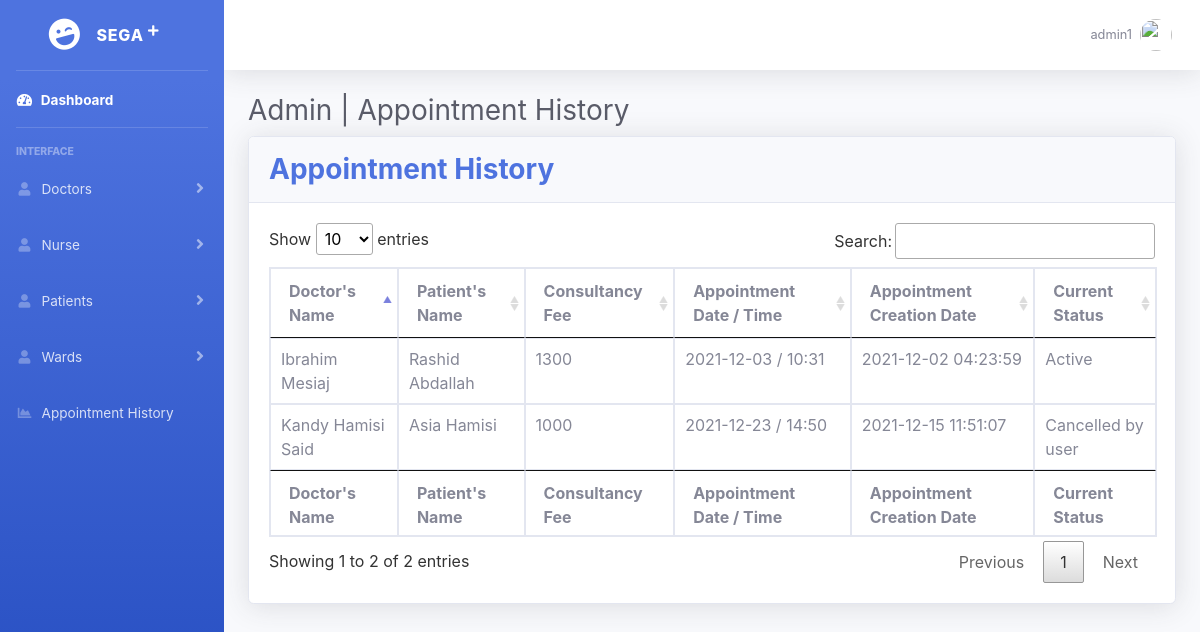
Screenshot of /admin/dashboard/appointment-his.php (signed in) with the database file from the repository.
### tables this page shows
CREATE TABLE `appointments` (
  `id` int(11) NOT NULL,
  `docspec` varchar(255) NOT NULL,
  `doc_id` int(11) NOT NULL,
  `user_id` int(11) NOT NULL,
  `cons_fees` int(11) NOT NULL,
  `appointment_date` varchar(255) NOT NULL,
  `appointment_time` varchar(255) NOT NULL,
  `posting_Date` timestamp NOT NULL DEFAULT current_timestamp(),
  `user_delete` int(11) NOT NULL,
  `doctor_delete` int(11) NOT NULL,
  `updation_date` timestamp NOT NULL DEFAULT '0000-00-00 00:00:00' ON UPDATE current_timestamp()
);

CREATE TABLE `doctors` (
  `id` int(11) NOT NULL,
  `specialization_id` int(255) NOT NULL,
  `DocName` varchar(255) NOT NULL,
  `Address` varchar(255) NOT NULL,
  `Fees` int(11) NOT NULL,
  `Phone` varchar(255) NOT NULL,
  `Email` varchar(255) NOT NULL,
  `PassCode` varchar(255) NOT NULL,
  `CreateDate` timestamp NOT NULL DEFAULT current_timestamp(),
  `UpdationDate` timestamp NOT NULL DEFAULT '0000-00-00 00:00:00' ON UPDATE current_timestamp()
);

CREATE TABLE `users` (
  `id` int(11) NOT NULL,
  `Fullname` varchar(255) NOT NULL,
  `User_address` varchar(255) NOT NULL,
  `City` varchar(255) NOT NULL,
  `Gender` varchar(255) NOT NULL,
  `Email` varchar(255) NOT NULL,
  `PassCode` varchar(255) NOT NULL,
  `Age` int(11) NOT NULL,
  `RegDate` timestamp NOT NULL DEFAULT current_timestamp(),
  `UpdationDate` timestamp NULL DEFAULT '0000-00-00 00:00:00'
);

### admin/dashboard/appointment-his.php (the view, shortened to what this page needs)
<!DOCTYPE html>
<html lang="en">
<head>
    <link rel="stylesheet" href="vendor/DataTable/DataTables-1.10.25/css/jquery.dataTables.css">
    <link href="vendor/fontawesome-free/css/all.min.css" rel="stylesheet" type="text/css">
    <link href="css/sb-admin-2.min.css" rel="stylesheet">
    <link href="css/sb-admin-2.css" rel="stylesheet">
</head>
<body id="page-top">
    <div id="wrapper">
        <?php include_once "partials/sidebar.php"; ?>
        <div id="content-wrapper" class="d-flex flex-column">
            <div id="content">
                <?php include_once "partials/navbar.php"; ?>
                <div class="container-fluid">
                    <h1 class="h3 mb-2 text-gray-800">Admin | Appointment History</h1>
                    <div class="card shadow mb-4">
                        <div class="card-header py-3">
                            <h3 class="m-0 font-weight-bold text-primary">Appointment History</h3>
                        </div>
                        <div class="card-body">
                            <div class="table-repsonsive">
                                <table class="table table-bordered" id="dataTable" width="100%" cellspacing="0">
                                    <thead>
                                        <tr>
                                            <th>Doctor's Name</th>
                                            <th>Patient's Name</th>
                                            <th>Consultancy Fee</th>
                                            <th>Appointment Date / Time</th>
                                            <th>Appointment Creation Date</th>
                                            <th>Current Status</th>
                                        </tr>
                                    </thead>
                                    <tfoot>
                                        <tr>
                                            <th>Doctor's Name</th>
                                            <th>Patient's Name</th>
                                            <th>Consultancy Fee</th>
                                            <th>Appointment Date / Time</th>
                                            <th>Appointment Creation Date</th>
                                            <th>Current Status</th>
                                        </tr>
                                    </tfoot>
                                    <tbody>
                                        <?php
                                            $sql = "SELECT * FROM appointments";
                                            $result = mysqli_query($mysqli, $sql);
                                        ?>
                                        <?php while($myRow = mysqli_fetch_assoc($result)): ?>
                                            <?php
                                                $docSel = "SELECT DocName from doctors WHERE id={$myRow['doc_id']}";
                                                $docres = mysqli_query($mysqli, $docSel);
                                                $docRow = mysqli_fetch_assoc($docres);
                                                $docname = $docRow['DocName'];
                                                $selUser = "SELECT * FROM users WHERE id={$myRow['user_id']}";
                                                $run = mysqli_query($mysqli, $selUser);
                                                $useRow = mysqli_fetch_assoc($run);
                                                if ($myRow['user_delete'] == 0) {
                                                    $currStat = "Active";
                                                }else if($myRow['user_delete'] == 1){
                                                    $currStat = "Cancelled by user";
                                                }else if($formatted > $formatapp){
                                                    $currStat = "Fullfilled";
                                                }else{
                                                    $currStat = "Error";
                                                }
                                            ?>
                                            <tr>
                                                <td><?php echo $docname; ?></td>
                                                <td><?php echo $useRow['Fullname']; ?></td>
                                                <td><?php echo $myRow['cons_fees']; ?></td>
                                                <td><?php echo $myRow['appointment_date']. " / ". $myRow['appointment_time']; ?></td>
                                                <td><?php echo $myRow['posting_Date']; ?></td>
                                                <td><?php echo $currStat; ?></td>
                                            </tr>
                                        <?php endwhile; ?>
                                    </tbody>
                                </table>
                            </div>
                        </div>
                    </div>
                </div>
            </div>
        </div>
    </div>
</body>
</html>

### admin/dashboard/partials/sidebar.php (shortened to what this page needs)
<ul class="navbar-nav bg-gradient-primary sidebar sidebar-dark accordion" id="accordionSidebar">
<a class="sidebar-brand d-flex align-items-center justify-content-center" href="index.php">
    <div class="sidebar-brand-icon rotate-n-15">
        <i class="fas fa-laugh-wink"></i>
    </div>
    <div class="sidebar-brand-text mx-3">Sega <sup><i class="fas fa-plus"></i></sup></div>
</a>
<hr class="sidebar-divider my-0">
<li class="nav-item active">
    <a class="nav-link" href="index.html">
        <i class="fas fa-fw fa-tachometer-alt"></i>
        <span>Dashboard</span></a>
</li>
<hr class="sidebar-divider">
<div class="sidebar-heading">
    Interface
</div>
<li class="nav-item">
    <a class="nav-link collapsed" href="#" data-toggle="collapse" data-target="#collapseOne"
        aria-expanded="true" aria-controls="collapseTwo">
        <i class="fas fa-fw fa-user"></i>
        <span>Doctors</span>
    </a>
</li>
<li class="nav-item">
    <a class="nav-link collapsed" href="#" data-toggle="collapse" data-target="#collapseFour"
        aria-expanded="true" aria-controls="collapseFour">
        <i class="fas fa-fw fa-user"></i>
        <span>Nurse</span>
    </a>
</li>
<li class="nav-item">
    <a class="nav-link collapsed" href="#" data-toggle="collapse" data-target="#collapseThree"
        aria-expanded="true" aria-controls="collapseTwo">
        <i class="fas fa-fw fa-user"></i>
        <span>Patients</span>
    </a>
</li>
<li class="nav-item">
    <a class="nav-link collapsed" href="#" data-toggle="collapse" data-target="#collapseFive"
        aria-expanded="true" aria-controls="collapseFive">
        <i class="fas fa-fw fa-user"></i>
        <span>Wards</span>
    </a>
</li>
<li class="nav-item">
    <a class="nav-link" href="appointment-his.php">
        <i class="fas fa-fw fa-chart-area"></i>
        <span>Appointment History</span></a>
</li>
</ul>

### admin/dashboard/partials/navbar.php (shortened to what this page needs)
<nav class="navbar navbar-expand navbar-light bg-white topbar mb-4 static-top shadow">
<ul class="navbar-nav ml-auto">
<li class="nav-item dropdown no-arrow">
    <a class="nav-link dropdown-toggle" href="#" id="userDropdown" role="button"
        data-toggle="dropdown" aria-haspopup="true" aria-expanded="false">
        <span class="mr-2 d-none d-lg-inline text-gray-600 small"><?php echo $_SESSION['admin_name']; ?></span>
        <img class="img-profile rounded-circle"
            src="img/undraw_profile.svg">
    </a>
</li>
</ul>
</nav>

### rows the page displays
appointments: doc.DocName "Ibrahim Mesiaj", user.Fullname "Rashid Abdallah", cons_fees "1300", appointment_date "2021-12-03", appointment_time "10:31", posting_Date "2021-12-02 04:23:59", user_delete "Active"
appointments: doc.DocName "Kandy Hamisi Said", user.Fullname "Asia Hamisi", cons_fees "1000", appointment_date "2021-12-23", appointment_time "14:50", posting_Date "2021-12-15 11:51:07", user_delete "Cancelled by user"

### other values shown
$_SESSION['admin_name'] "admin1"
